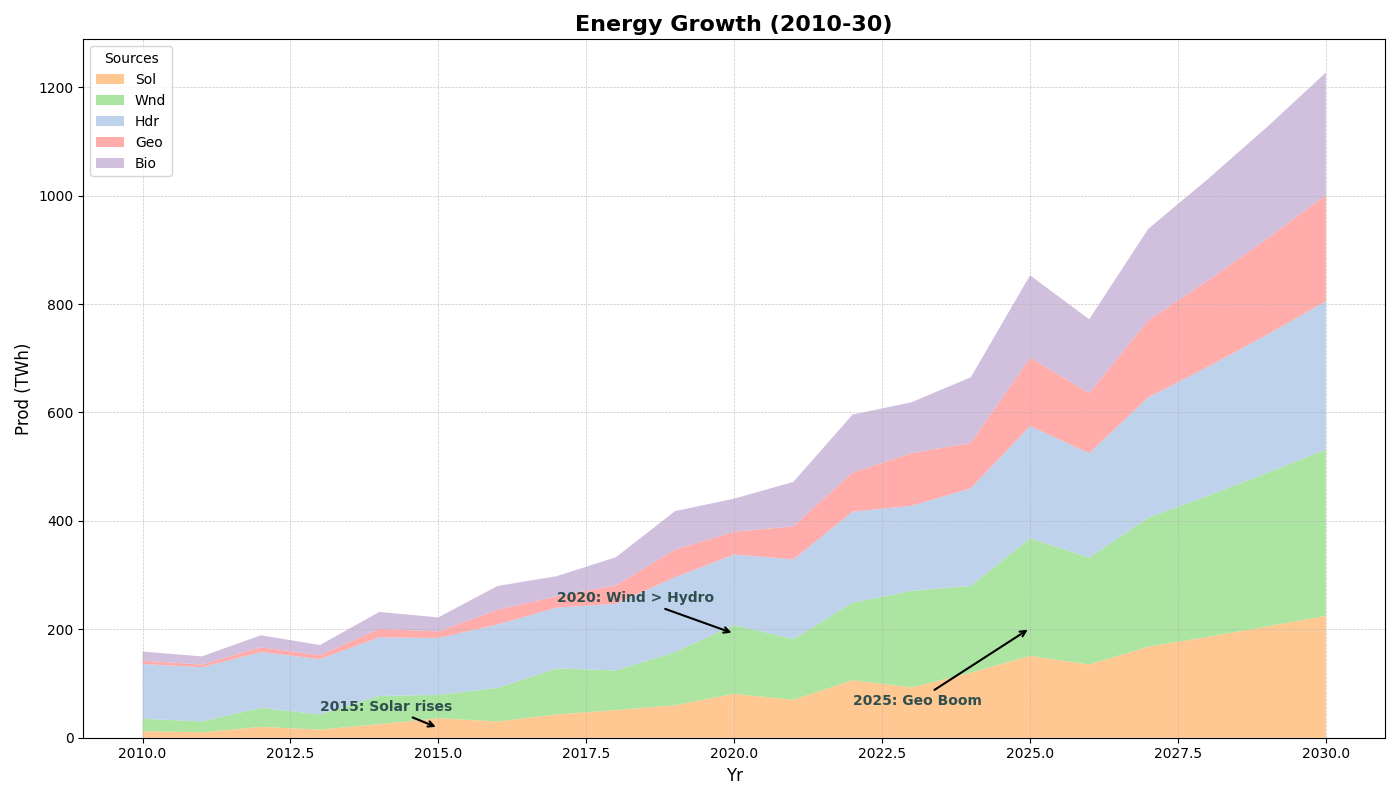

Python code for this plot:
import matplotlib.pyplot as plt
import numpy as np

years = np.arange(2010, 2031)
solar_energy = np.array([12, 10, 20, 15, 25, 36, 30, 43, 51, 60, 81, 70, 106, 93, 120, 151, 135, 168, 186, 205, 225])
wind_energy = np.array([23, 20, 35, 28, 52, 43, 62, 85, 73, 98, 127, 112, 143, 178, 160, 217, 197, 238, 260, 283, 307])
hydro_energy = np.array([101, 100, 103, 102, 108, 105, 117, 112, 123, 138, 130, 147, 168, 157, 180, 207, 193, 222, 238, 255, 273])
geothermal_energy = np.array([6, 5, 9, 7, 16, 12, 27, 21, 34, 51, 42, 61, 72, 97, 84, 126, 111, 142, 159, 177, 196])
biomass_energy = np.array([17, 15, 22, 19, 31, 26, 44, 37, 52, 71, 61, 82, 107, 94, 121, 152, 136, 169, 187, 206, 226])

energy_data = np.vstack([solar_energy, wind_energy, hydro_energy, geothermal_energy, biomass_energy])
colors = ['#ffbb78', '#98df8a', '#aec7e8', '#ff9896', '#c5b0d5']

fig, ax = plt.subplots(figsize=(14, 8))
ax.stackplot(years, energy_data, labels=['Sol', 'Wnd', 'Hdr', 'Geo', 'Bio'], colors=colors, alpha=0.8)

ax.set_title("Energy Growth (2010-30)", fontsize=16, weight='bold')
ax.set_xlabel("Yr", fontsize=12)
ax.set_ylabel("Prod (TWh)", fontsize=12)

ax.legend(loc='upper left', fontsize=10, title='Sources')
ax.grid(True, which='both', linestyle='--', linewidth=0.5, alpha=0.7)

ax.annotate('2015: Solar rises', xy=(2015, solar_energy[5] / 2), xytext=(2013, 50),
            arrowprops=dict(facecolor='black', arrowstyle='->', lw=1.5),
            fontsize=10, fontweight='bold', color='darkslategray')
ax.annotate('2020: Wind > Hydro', xy=(2020, wind_energy[10] + hydro_energy[10] / 2), xytext=(2017, 250),
            arrowprops=dict(facecolor='black', arrowstyle='->', lw=1.5),
            fontsize=10, fontweight='bold', color='darkslategray')
ax.annotate('2025: Geo Boom', xy=(2025, geothermal_energy[15] + biomass_energy[15] / 2), xytext=(2022, 60),
            arrowprops=dict(facecolor='black', arrowstyle='->', lw=1.5),
            fontsize=10, fontweight='bold', color='darkslategray')

plt.tight_layout()
plt.show()
